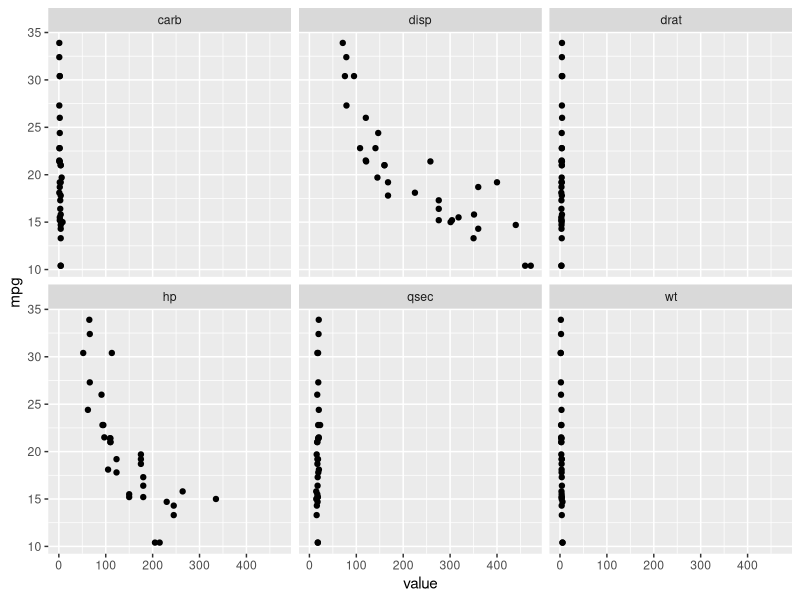
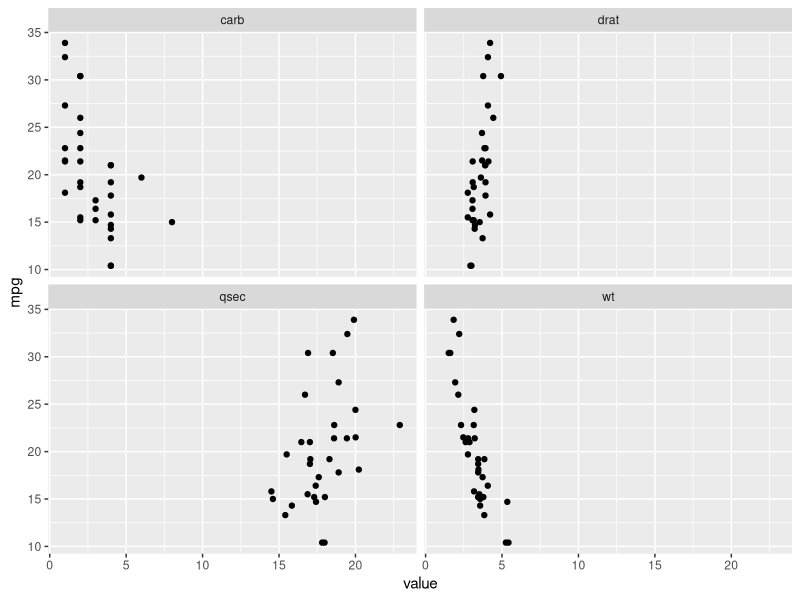

Here is the R script that generated these plots, in order:
## ---- chunk 1
# Load packages
library(dplyr)
library(tidyr)
library(ggplot2)
library(purrr)
library(rlang)

# Load dataset
as_tibble(mtcars) -> mtcars
## ---- chunk 2
mtcars
## ---- chunk 3
tibble(var = c("cyl", "vs", "am", "gear")) %>% 
  mutate(values = map(var, function(x) {
    unique(mtcars[[x]]) %>% as.character()
  })) %>% 
  unnest()
## ---- chunk 4
mtcars <- mtcars %>% 
  mutate_at(c("cyl", "vs", "am", "gear"), as.character)
mtcars
## ---- chunk 5
select_if(mtcars, is.numeric) %>% 
  gather(-mpg, key = "var", value = "value") %>% 
  ggplot(aes(x = value, y = mpg)) + 
  geom_point() + 
  facet_wrap(~var)
## ---- chunk 6
select_if(mtcars, is.numeric) %>% 
  select(-disp, -hp) %>% 
  gather(-mpg, key = "var", value = "value") %>% 
  ggplot(aes(x = value, y = mpg)) + 
  geom_point() + 
  facet_wrap(~var)
